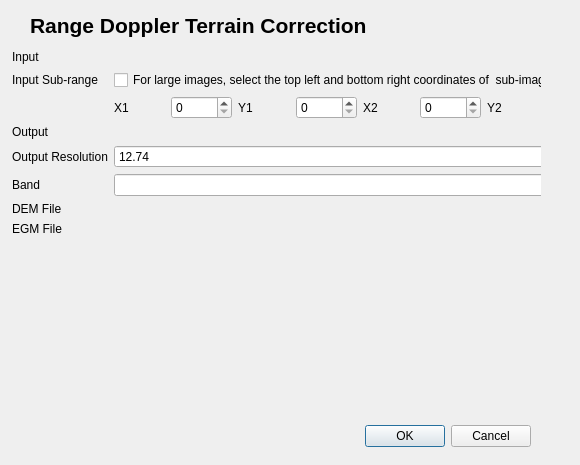
<?xml version="1.0" encoding="UTF-8"?>
<ui version="4.0">
 <class>RangeDopplerTerrainCorrectionDialogBase</class>
 <widget class="QDialog" name="RangeDopplerTerrainCorrectionDialogBase">
  <property name="geometry">
   <rect>
    <x>0</x>
    <y>0</y>
    <width>580</width>
    <height>465</height>
   </rect>
  </property>
  <property name="windowTitle">
   <string>Range Doppler Terrain Correction</string>
  </property>
  <widget class="QDialogButtonBox" name="button_box">
   <property name="geometry">
    <rect>
     <x>110</x>
     <y>420</y>
     <width>421</width>
     <height>32</height>
    </rect>
   </property>
   <property name="orientation">
    <enum>Qt::Horizontal</enum>
   </property>
   <property name="standardButtons">
    <set>QDialogButtonBox::Cancel|QDialogButtonBox::Ok</set>
   </property>
  </widget>
  <widget class="QStackedWidget" name="stackedWidget">
   <property name="geometry">
    <rect>
     <x>10</x>
     <y>10</y>
     <width>531</width>
     <height>391</height>
    </rect>
   </property>
   <widget class="QWidget" name="page">
    <widget class="QWidget" name="formLayoutWidget">
     <property name="geometry">
      <rect>
       <x>2</x>
       <y>40</y>
       <width>593</width>
       <height>341</height>
      </rect>
     </property>
     <layout class="QFormLayout" name="formLayout">
      <item row="0" column="0">
       <widget class="QLabel" name="label">
        <property name="text">
         <string>Input</string>
        </property>
       </widget>
      </item>
      <item row="0" column="1">
       <widget class="QgsFileWidget" name="inputQgsFileWidget" native="true">
        <property name="toolTip">
         <string>&lt;html&gt;&lt;head/&gt;&lt;body&gt;&lt;p&gt;Input Folder or Zipped File&lt;/p&gt;&lt;/body&gt;&lt;/html&gt;</string>
        </property>
        <property name="statusTip">
         <string>Input Folder or Zipped File</string>
        </property>
        <property name="filter" stdset="0">
         <string>*.zip;;*;;*.tif *.tiff *.gtif ;;*.img ;; *.*</string>
        </property>
       </widget>
      </item>
      <item row="2" column="1">
       <layout class="QHBoxLayout" name="horizontalLayout">
        <item>
         <widget class="QLabel" name="label_9">
          <property name="text">
           <string>X1</string>
          </property>
         </widget>
        </item>
        <item>
         <widget class="QgsSpinBox" name="x1QgsSpinBox">
          <property name="maximum">
           <number>65535</number>
          </property>
         </widget>
        </item>
        <item>
         <widget class="QLabel" name="label_10">
          <property name="text">
           <string>Y1</string>
          </property>
         </widget>
        </item>
        <item>
         <widget class="QgsSpinBox" name="y1QgsSpinBox">
          <property name="maximum">
           <number>65535</number>
          </property>
         </widget>
        </item>
        <item>
         <widget class="QLabel" name="label_11">
          <property name="text">
           <string>X2</string>
          </property>
         </widget>
        </item>
        <item>
         <widget class="QgsSpinBox" name="x2QgsSpinBox">
          <property name="maximum">
           <number>65535</number>
          </property>
         </widget>
        </item>
        <item>
         <widget class="QLabel" name="label_12">
          <property name="text">
           <string>Y2</string>
          </property>
         </widget>
        </item>
        <item>
         <widget class="QgsSpinBox" name="y2QgsSpinBox">
          <property name="maximum">
           <number>65535</number>
          </property>
         </widget>
        </item>
       </layout>
      </item>
      <item row="3" column="0">
       <widget class="QLabel" name="label_2">
        <property name="text">
         <string>Output</string>
        </property>
       </widget>
      </item>
      <item row="3" column="1">
       <widget class="QgsFileWidget" name="outputQgsFileWidget" native="true">
        <property name="toolTip">
         <string>&lt;html&gt;&lt;head/&gt;&lt;body&gt;&lt;p&gt;Output Image filename&lt;/p&gt;&lt;/body&gt;&lt;/html&gt;</string>
        </property>
        <property name="filter" stdset="0">
         <string>*.tif *.tiff *.gtif ;;*.img ;; *.*</string>
        </property>
       </widget>
      </item>
      <item row="4" column="0">
       <widget class="QLabel" name="label_7">
        <property name="text">
         <string>Output Resolution</string>
        </property>
       </widget>
      </item>
      <item row="4" column="1">
       <widget class="QgsDoubleSpinBox" name="outputResolutionQgsDoubleSpinBox">
        <property name="toolTip">
         <string>&lt;html&gt;&lt;head/&gt;&lt;body&gt;&lt;p&gt;Output Image Resolution&lt;/p&gt;&lt;/body&gt;&lt;/html&gt;</string>
        </property>
        <property name="maximum">
         <double>999.990000000000009</double>
        </property>
        <property name="value">
         <double>12.740000000000000</double>
        </property>
       </widget>
      </item>
      <item row="5" column="0">
       <widget class="QLabel" name="label_6">
        <property name="text">
         <string>Band</string>
        </property>
       </widget>
      </item>
      <item row="5" column="1">
       <widget class="QLineEdit" name="bandQLineEdit">
        <property name="toolTip">
         <string>&lt;html&gt;&lt;head/&gt;&lt;body&gt;&lt;p&gt;Band filename&lt;/p&gt;&lt;/body&gt;&lt;/html&gt;</string>
        </property>
       </widget>
      </item>
      <item row="6" column="0">
       <widget class="QLabel" name="label_3">
        <property name="text">
         <string>DEM File</string>
        </property>
       </widget>
      </item>
      <item row="6" column="1">
       <widget class="QgsFileWidget" name="demQgsFileWidget" native="true">
        <property name="toolTip">
         <string>&lt;html&gt;&lt;head/&gt;&lt;body&gt;&lt;p&gt;Digital Elevation Model (DEM) file&lt;/p&gt;&lt;/body&gt;&lt;/html&gt;</string>
        </property>
        <property name="filter" stdset="0">
         <string>*.dem;;*.*</string>
        </property>
       </widget>
      </item>
      <item row="7" column="0">
       <widget class="QLabel" name="label_4">
        <property name="text">
         <string>EGM File</string>
        </property>
       </widget>
      </item>
      <item row="7" column="1">
       <widget class="QgsFileWidget" name="egmQgsFileWidget" native="true">
        <property name="toolTip">
         <string>&lt;html&gt;&lt;head/&gt;&lt;body&gt;&lt;p&gt;Earth's Gravitational Model (EGM) file&lt;/p&gt;&lt;/body&gt;&lt;/html&gt;</string>
        </property>
        <property name="filter" stdset="0">
         <string>*.egm;;*.*</string>
        </property>
       </widget>
      </item>
      <item row="1" column="0">
       <widget class="QLabel" name="label_13">
        <property name="text">
         <string>Input Sub-range</string>
        </property>
       </widget>
      </item>
      <item row="1" column="1">
       <widget class="QCheckBox" name="subRangeCheckBox">
        <property name="text">
         <string>For large images, select the top left and bottom right coordinates of  sub-image</string>
        </property>
       </widget>
      </item>
     </layout>
    </widget>
    <widget class="QLabel" name="label_5">
     <property name="geometry">
      <rect>
       <x>20</x>
       <y>0</y>
       <width>391</width>
       <height>31</height>
      </rect>
     </property>
     <property name="font">
      <font>
       <pointsize>14</pointsize>
      </font>
     </property>
     <property name="text">
      <string>&lt;html&gt;&lt;head/&gt;&lt;body&gt;&lt;p&gt;&lt;span style=&quot; font-size:16pt; font-weight:600;&quot;&gt;Range Doppler Terrain Correction&lt;/span&gt;&lt;/p&gt;&lt;/body&gt;&lt;/html&gt;</string>
     </property>
    </widget>
   </widget>
   <widget class="QWidget" name="page_2"/>
  </widget>
 </widget>
 <customwidgets>
  <customwidget>
   <class>QgsDoubleSpinBox</class>
   <extends>QDoubleSpinBox</extends>
   <header>qgsdoublespinbox.h</header>
  </customwidget>
  <customwidget>
   <class>QgsFileWidget</class>
   <extends>QWidget</extends>
   <header>qgsfilewidget.h</header>
  </customwidget>
  <customwidget>
   <class>QgsSpinBox</class>
   <extends>QSpinBox</extends>
   <header>qgsspinbox.h</header>
  </customwidget>
 </customwidgets>
 <resources/>
 <connections>
  <connection>
   <sender>button_box</sender>
   <signal>accepted()</signal>
   <receiver>RangeDopplerTerrainCorrectionDialogBase</receiver>
   <slot>accept()</slot>
   <hints>
    <hint type="sourcelabel">
     <x>20</x>
     <y>20</y>
    </hint>
    <hint type="destinationlabel">
     <x>20</x>
     <y>20</y>
    </hint>
   </hints>
  </connection>
  <connection>
   <sender>button_box</sender>
   <signal>rejected()</signal>
   <receiver>RangeDopplerTerrainCorrectionDialogBase</receiver>
   <slot>reject()</slot>
   <hints>
    <hint type="sourcelabel">
     <x>20</x>
     <y>20</y>
    </hint>
    <hint type="destinationlabel">
     <x>20</x>
     <y>20</y>
    </hint>
   </hints>
  </connection>
 </connections>
</ui>
